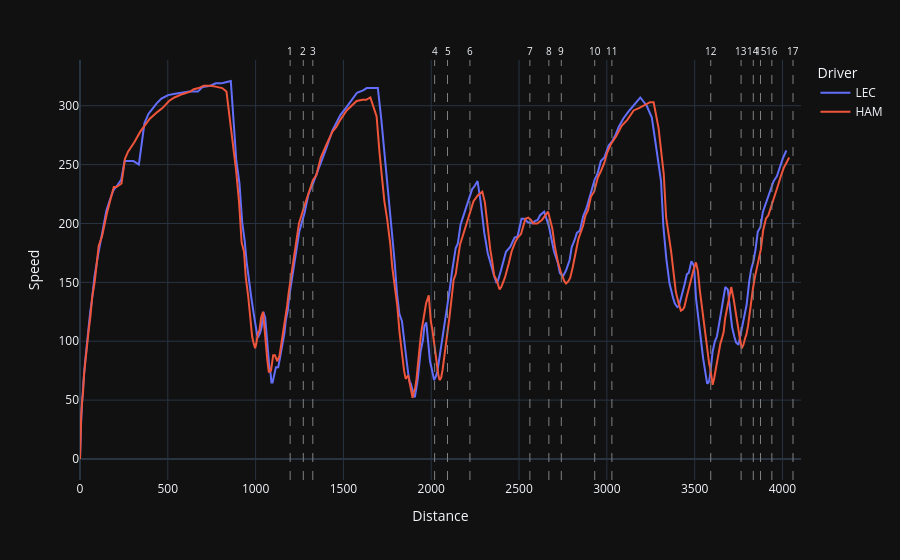

The code cell stored with this chart in its notebook:
### Code cell
for _, corner in track.iterrows():
    speed.add_vline(
        x=corner['Distance'],
        line_dash='dash',
        line_color='gray',
        line_width=1,
        annotation_text=f"{corner['Number']}{corner['Letter']}",
        annotation_position='top',
        annotation_font_size=10
    )
   
speed.update_layout(hovermode='x unified')
speed.show()

### Figure 1 — Plotly figure (JSON) as saved in the notebook; plotly's stock layout.template omitted (floating-point values rounded to 4 significant figures; data arrays with more than 128 entries replaced by an {"elided": "..."} marker saying what was removed)
{"data": [{"hovertemplate": "Driver=LEC<br>Distance=%{x}<br>Speed=%{y}<extra></extra>", "legendgroup": "LEC", "line": {"color": "#636efa", "dash": "solid"}, "marker": {"symbol": "circle"}, "mode": "lines", "name": "LEC", "orientation": "v", "showlegend": true, "type": "scatter", "x": {"elided": "253 float values"}, "xaxis": "x", "y": {"elided": "253 int values"}, "yaxis": "y"}, {"hovertemplate": "Driver=HAM<br>Distance=%{x}<br>Speed=%{y}<extra></extra>", "legendgroup": "HAM", "line": {"color": "#EF553B", "dash": "solid"}, "marker": {"symbol": "circle"}, "mode": "lines", "name": "HAM", "orientation": "v", "showlegend": true, "type": "scatter", "x": {"elided": "257 float values"}, "xaxis": "x", "y": {"elided": "257 int values"}, "yaxis": "y"}], "layout": {"annotations": [{"font": {"size": 10}, "showarrow": false, "text": "1", "x": 1197.0, "xanchor": "center", "xref": "x", "y": 1, "yanchor": "bottom", "yref": "y domain"}, {"font": {"size": 10}, "showarrow": false, "text": "2", "x": 1272.0, "xanchor": "center", "xref": "x", "y": 1, "yanchor": "bottom", "yref": "y domain"}, {"font": {"size": 10}, "showarrow": false, "text": "3", "x": 1326.0, "xanchor": "center", "xref": "x", "y": 1, "yanchor": "bottom", "yref": "y domain"}, {"font": {"size": 10}, "showarrow": false, "text": "4", "x": 2019.0, "xanchor": "center", "xref": "x", "y": 1, "yanchor": "bottom", "yref": "y domain"}, {"font": {"size": 10}, "showarrow": false, "text": "5", "x": 2093.0, "xanchor": "center", "xref": "x", "y": 1, "yanchor": "bottom", "yref": "y domain"}, {"font": {"size": 10}, "showarrow": false, "text": "6", "x": 2220.0, "xanchor": "center", "xref": "x", "y": 1, "yanchor": "bottom", "yref": "y domain"}, {"font": {"size": 10}, "showarrow": false, "text": "7", "x": 2562.0, "xanchor": "center", "xref": "x", "y": 1, "yanchor": "bottom", "yref": "y domain"}, {"font": {"size": 10}, "showarrow": false, "text": "8", "x": 2670.0, "xanchor": "center", "xref": "x", "y": 1, "yanchor": "bottom", "yref": "y domain"}, {"font": {"size": 10}, "showarrow": false, "text": "9", "x": 2741.0, "xanchor": "center", "xref": "x", "y": 1, "yanchor": "bottom", "yref": "y domain"}, {"font": {"size": 10}, "showarrow": false, "text": "10", "x": 2931.0, "xanchor": "center", "xref": "x", "y": 1, "yanchor": "bottom", "yref": "y domain"}, {"font": {"size": 10}, "showarrow": false, "text": "11", "x": 3029.0, "xanchor": "center", "xref": "x", "y": 1, "yanchor": "bottom", "yref": "y domain"}, {"font": {"size": 10}, "showarrow": false, "text": "12", "x": 3592.0, "xanchor": "center", "xref": "x", "y": 1, "yanchor": "bottom", "yref": "y domain"}, {"font": {"size": 10}, "showarrow": false, "text": "13", "x": 3764.0, "xanchor": "center", "xref": "x", "y": 1, "yanchor": "bottom", "yref": "y domain"}, {"font": {"size": 10}, "showarrow": false, "text": "14", "x": 3834.0, "xanchor": "center", "xref": "x", "y": 1, "yanchor": "bottom", "yref": "y domain"}, {"font": {"size": 10}, "showarrow": false, "text": "15", "x": 3875.0, "xanchor": "center", "xref": "x", "y": 1, "yanchor": "bottom", "yref": "y domain"}, {"font": {"size": 10}, "showarrow": false, "text": "16", "x": 3940.0, "xanchor": "center", "xref": "x", "y": 1, "yanchor": "bottom", "yref": "y domain"}, {"font": {"size": 10}, "showarrow": false, "text": "17", "x": 4060.0, "xanchor": "center", "xref": "x", "y": 1, "yanchor": "bottom", "yref": "y domain"}], "hovermode": "x unified", "legend": {"title": {"text": "Driver"}, "tracegroupgap": 0}, "margin": {"t": 60}, "shapes": [{"line": {"color": "gray", "dash": "dash", "width": 1}, "type": "line", "x0": 1197.0, "x1": 1197.0, "xref": "x", "y0": 0, "y1": 1, "yref": "y domain"}, {"line": {"color": "gray", "dash": "dash", "width": 1}, "type": "line", "x0": 1272.0, "x1": 1272.0, "xref": "x", "y0": 0, "y1": 1, "yref": "y domain"}, {"line": {"color": "gray", "dash": "dash", "width": 1}, "type": "line", "x0": 1326.0, "x1": 1326.0, "xref": "x", "y0": 0, "y1": 1, "yref": "y domain"}, {"line": {"color": "gray", "dash": "dash", "width": 1}, "type": "line", "x0": 2019.0, "x1": 2019.0, "xref": "x", "y0": 0, "y1": 1, "yref": "y domain"}, {"line": {"color": "gray", "dash": "dash", "width": 1}, "type": "line", "x0": 2093.0, "x1": 2093.0, "xref": "x", "y0": 0, "y1": 1, "yref": "y domain"}, {"line": {"color": "gray", "dash": "dash", "width": 1}, "type": "line", "x0": 2220.0, "x1": 2220.0, "xref": "x", "y0": 0, "y1": 1, "yref": "y domain"}, {"line": {"color": "gray", "dash": "dash", "width": 1}, "type": "line", "x0": 2562.0, "x1": 2562.0, "xref": "x", "y0": 0, "y1": 1, "yref": "y domain"}, {"line": {"color": "gray", "dash": "dash", "width": 1}, "type": "line", "x0": 2670.0, "x1": 2670.0, "xref": "x", "y0": 0, "y1": 1, "yref": "y domain"}, {"line": {"color": "gray", "dash": "dash", "width": 1}, "type": "line", "x0": 2741.0, "x1": 2741.0, "xref": "x", "y0": 0, "y1": 1, "yref": "y domain"}, {"line": {"color": "gray", "dash": "dash", "width": 1}, "type": "line", "x0": 2931.0, "x1": 2931.0, "xref": "x", "y0": 0, "y1": 1, "yref": "y domain"}, {"line": {"color": "gray", "dash": "dash", "width": 1}, "type": "line", "x0": 3029.0, "x1": 3029.0, "xref": "x", "y0": 0, "y1": 1, "yref": "y domain"}, {"line": {"color": "gray", "dash": "dash", "width": 1}, "type": "line", "x0": 3592.0, "x1": 3592.0, "xref": "x", "y0": 0, "y1": 1, "yref": "y domain"}, {"line": {"color": "gray", "dash": "dash", "width": 1}, "type": "line", "x0": 3764.0, "x1": 3764.0, "xref": "x", "y0": 0, "y1": 1, "yref": "y domain"}, {"line": {"color": "gray", "dash": "dash", "width": 1}, "type": "line", "x0": 3834.0, "x1": 3834.0, "xref": "x", "y0": 0, "y1": 1, "yref": "y domain"}, {"line": {"color": "gray", "dash": "dash", "width": 1}, "type": "line", "x0": 3875.0, "x1": 3875.0, "xref": "x", "y0": 0, "y1": 1, "yref": "y domain"}, {"line": {"color": "gray", "dash": "dash", "width": 1}, "type": "line", "x0": 3940.0, "x1": 3940.0, "xref": "x", "y0": 0, "y1": 1, "yref": "y domain"}, {"line": {"color": "gray", "dash": "dash", "width": 1}, "type": "line", "x0": 4060.0, "x1": 4060.0, "xref": "x", "y0": 0, "y1": 1, "yref": "y domain"}], "xaxis": {"anchor": "y", "domain": [0, 1], "title": {"text": "Distance"}}, "yaxis": {"anchor": "x", "domain": [0, 1], "title": {"text": "Speed"}}}}
